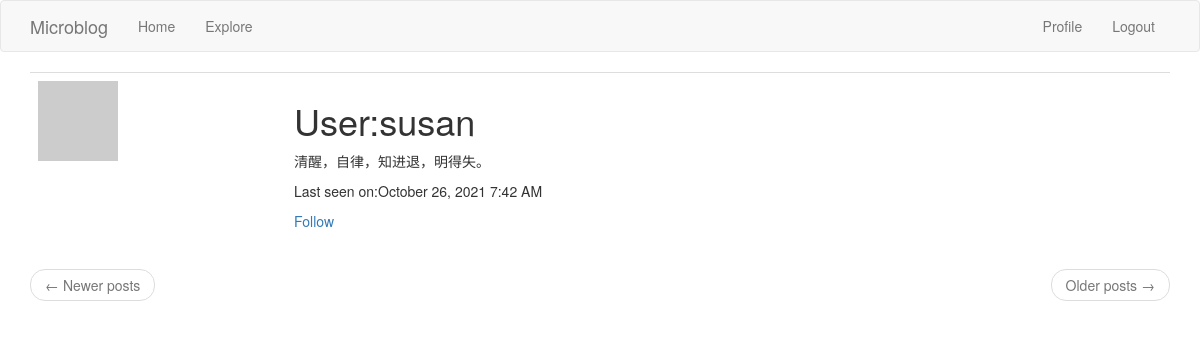
The app's page /user/susan (signed in), older data.
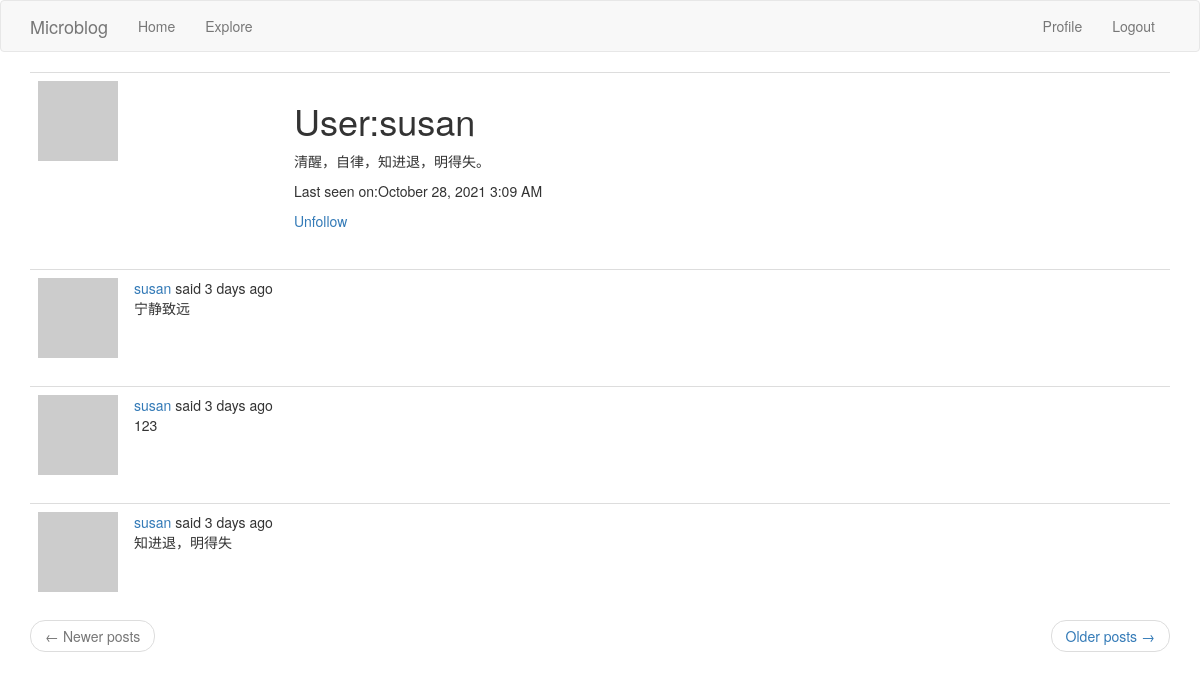
The same page, newer data.
### app/models.py (models this page shows, shortened)
class User(UserMixin, db.Model):
    about_me = db.Column(db.String(140))
    last_seen = db.Column(db.DateTime, default=datetime.utcnow)
    id = db.Column(db.Integer, primary_key=True)
    username = db.Column(db.String(64), index=True, unique=True)
    email = db.Column(db.String(120), index=True, unique=True)
    password_hash = db.Column(db.String(128))
    posts = db.relationship('Post', backref='author', lazy='dynamic')
    def avatar(self, size):
        digest = md5(self.email.lower().encode('utf-8')).hexdigest()
        return 'https://www.gravatar.com/avatar/{}?d=identicon&s={}'.format(
            digest, size)
    last_seen = db.Column(db.DateTime, default=datetime.utcnow)
    followed = db.relationship(
        'User',
        secondary=followers,
        primaryjoin=(followers.c.follower_id == id),
        secondaryjoin=(followers.c.followed_id == id),
        backref=db.backref('followers', lazy='dynamic'),
        lazy='dynamic'
    )
    def is_following(self, user):
        return self.followed.filter(followers.c.followed_id == user.id).count() > 0

class Post(db.Model):  # UserMixin,
    id = db.Column(db.Integer, primary_key=True)
    body = db.Column(db.String(140))
    timestamp = db.Column(db.DateTime, index=True, default=datetime.utcnow)
    user_id = db.Column(db.Integer, db.ForeignKey('user.id'))
    language = db.Column(db.String(5))

### app/routes.py (the view)
@app.route('/user/<username>')
@login_required
def user(username):
    user = User.query.filter_by(username=username).first_or_404()
    page = request.args.get('page', 1, type=int)
    posts = user.posts.order_by(Post.timestamp.desc()).paginate(page, app.config['POSTS_PER_PAGE'], False)
    next_url = url_for('user', username=user.username, page=posts.next_num) if posts.has_next else None
    prev_url = url_for('user', username=user.username, page=posts.prev_num) if posts.has_prev else None
    return render_template('user.html', user=user, posts=posts.items, next_url=next_url, prev_url=prev_url)

### app/models.py (called while the page is built)
@login.user_loader
def load_user(id):
    return User.query.get(int(id))

### app/routes.py (called while the page is built)
@app.before_request  # 访问任意一个函数都会执行这里
def before_request():
    if current_user.is_authenticated:
        current_user.last_seen = datetime.utcnow()
        db.session.commit()

### app/templates/user.html
{% extends "base.html" %}
{% block app_content %}
	<table class="table table-hover">
		<tr>
			<td width="256px"><img src="{{ user.avatar(256) }}"></td>
			<td>
				<h1>User:{{ user.username }}</h1>
				{% if user.about_me %}
					<p>{{ user.about_me }}</p>
				{% endif %}
				{% if user.last_seen %}
					<p>Last seen on:{{ moment(user.last_seen).format('LLL') }}</p>
				{% endif %}
				{% if user == current_user %}
					<p>
						<a href="{{ url_for('edit_profile') }}">Edit your profile</a>
					</p>
				{% elif not current_user.is_following(user) %}
					<p>
						<a href="{{ url_for('follow', username=user.username) }}">Follow</a>
					</p>
				{% else %}
					<p>
						<a href="{{ url_for('unfollow', username=user.username) }}">Unfollow</a>
					</p>
				{% endif %}
			</td>
		</tr>
	</table>
	{% for post in posts %}
		{% include '_post.html' %}
	{% endfor%}
	<nav aria-label="...">
		<ul class="pager">
			<li class="previous{% if not prev_url %} disabled{% endif %}">
				<a href="{{ prev_url or '#' }}">
					<span aria-hidden="true">&larr;</span> Newer posts
				</a>
			</li>
			<li class="next{% if not next_url %} disabled{% endif %}">
				<a href="{{ next_url or '#' }}">
					Older posts <span aria-hidden="true">&rarr;</span>
				</a>
			</li>
		</ul>
	</nav>
{% endblock%}

### app/templates/base.html (shortened to what this page needs)
{% extends "bootstrap/base.html" %}
{% block navbar %}
	<nav class="navbar navbar-default">
		<div class="container">
			<div class="navbar-header">
				<a class="navbar-brand" href="{{ url_for('index') }}">Microblog</a>
			</div>
			<div class="collapse navbar-collapse" id="bs-example-navbar-collapse-1">
				<ul class="nav navbar-nav">
					<li><a href="{{ url_for('index') }}">Home</a></li>
					<li><a href="{{ url_for('explore') }}">Explore</a></li>
				</ul>
				<ul class="nav navbar-nav navbar-right">
					{% if current_user.is_anonymous %}
						<li><a href="{{ url_for('login') }}">Login</a></li>
					{% else %}
						<li><a href="{{ url_for('user', username=current_user.username) }}">Profile</a></li>
						<li><a href="{{ url_for('logout') }}">Logout</a></li>
					{% endif %}
				</ul>
			</div>
		</div>
	</nav>
{% endblock %}
{% block content %}
	<div class="container">
		{% block app_content %}{% endblock %}
	</div>
{% endblock %}

### app/templates/_post.html (shortened to what this page needs)
<table class="table table-hover">
    <tr>
        <td width="70px">
            <a href="{{ url_for('user', username=post.author.username) }}">
                <img src="{{ post.author.avatar(70) }}"/>
            </a>
        </td>
        <td>
            {{ _('%(username)s said %(when)s', username=user_link, when=moment(post.timestamp).fromNow()) }}
            <br>
            <span id="post{{ post.id }}">{{ post.body }}</span>
        </td>
    </tr>
</table>

Row changes from the older to the newer data that the page shows:
changed User "susan": last_seen "October 26, 2021 7:42 AM" → "October 28, 2021 3:09 AM"
added Post: body "宁静致远"
added Post: body "123"
added Post: body "知进退，明得失"
Text that changed along with them:
text no longer shown: "Follow"
text now shown: "Unfollow"
